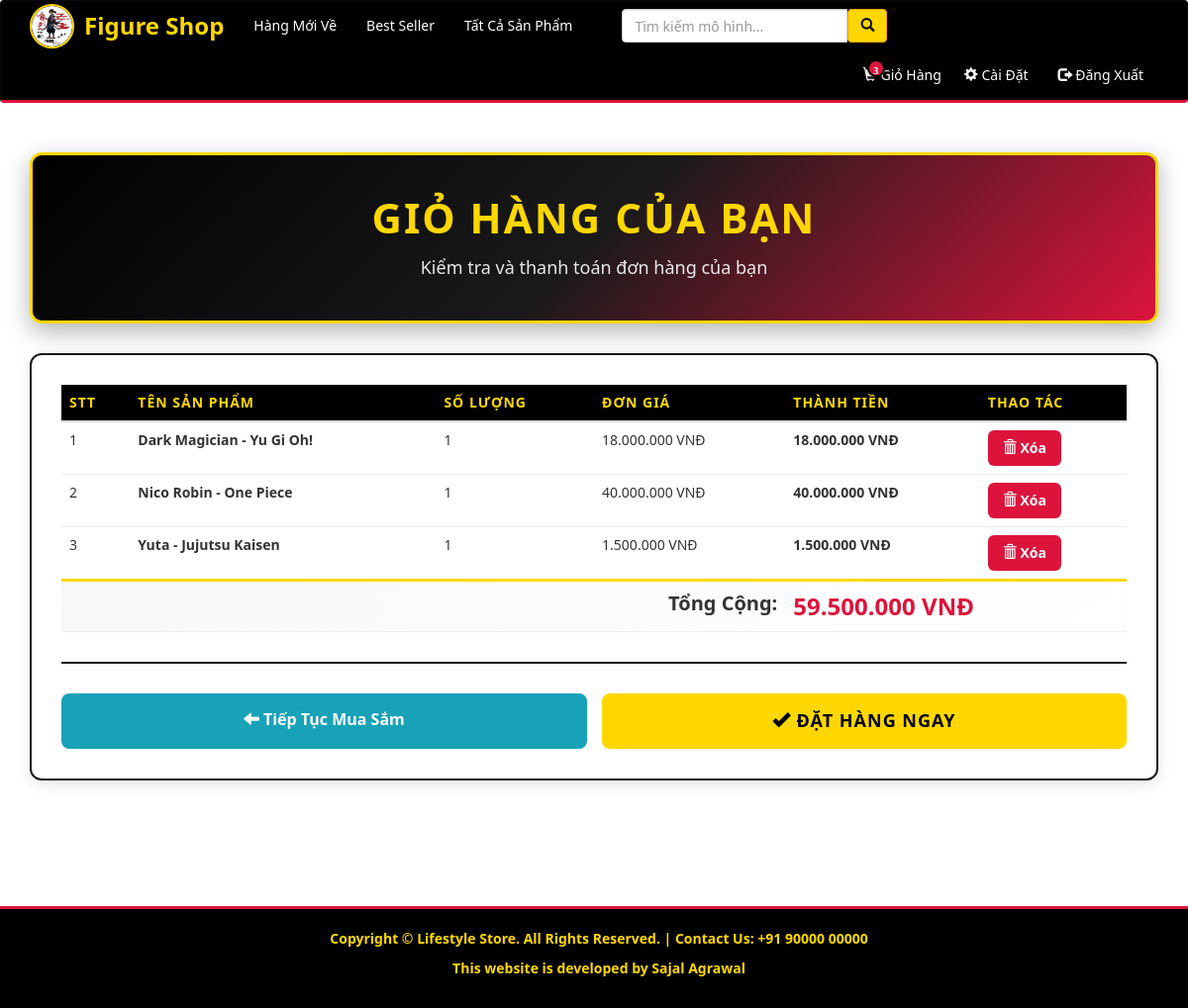
The app's page /cart.php (signed in) with its own data.
### tables this page shows
CREATE TABLE `cart_items` (
  `id` int(11) NOT NULL,
  `user_id` int(11) NOT NULL,
  `item_id` int(11) NOT NULL,
  `quantity` int(11) NOT NULL DEFAULT 1,
  `added_at` timestamp NOT NULL DEFAULT current_timestamp(),
  `updated_at` timestamp NOT NULL DEFAULT current_timestamp() ON UPDATE current_timestamp()
);

CREATE TABLE `items` (
  `id` int(11) NOT NULL,
  `name` varchar(255) NOT NULL,
  `description` text DEFAULT NULL,
  `price` decimal(10,2) NOT NULL,
  `stock_quantity` int(11) DEFAULT 0,
  `sku` varchar(50) DEFAULT NULL,
  `category` varchar(100) DEFAULT NULL,
  `image` varchar(255) DEFAULT NULL,
  `is_active` tinyint(1) DEFAULT 1,
  `is_new` tinyint(1) DEFAULT 0,
  `created_at` timestamp NOT NULL DEFAULT current_timestamp(),
  `updated_at` timestamp NOT NULL DEFAULT current_timestamp() ON UPDATE current_timestamp()
);

### SecurityHelper.php (called while the page is built, shortened)
<?php
class SecurityHelper {
    public static function getUserId() {
        return isset($_SESSION['id']) ? intval($_SESSION['id']) : null;
    }
}
?>

### cart.php (the view, shortened to what this page needs)
<?php
    require 'connection.php';
    require 'SecurityHelper.php';
    $user_id = SecurityHelper::getUserId();
    $user_products_query = "SELECT ci.id, ci.item_id, ci.quantity, i.name, i.price
                           FROM cart_items ci
                           INNER JOIN items i ON i.id = ci.item_id
                           WHERE ci.user_id = $user_id
                           ORDER BY ci.id DESC";
    $user_products_result = mysqli_query($con, $user_products_query) or die(mysqli_error($con));
    $no_of_user_products = mysqli_num_rows($user_products_result);
    $sum = 0;
    if($no_of_user_products == 0){
    } else {
        while($row = mysqli_fetch_array($user_products_result)){
            $item_total = $row['price'] * $row['quantity'];
            $sum = $sum + $item_total;
        }
    }
?>
<!DOCTYPE html>
<html>
    <head>
        <link rel="stylesheet" href="bootstrap/css/bootstrap.min.css" type="text/css">
        <link rel="stylesheet" href="css/style.css" type="text/css">
    </head>
    <body>
        <div>
            <?php
               require 'header.php';
            ?>
            <br>
            <div class="container">
                <div class="cart-header-section">
                    <h1 class="cart-title">Giỏ Hàng Của Bạn</h1>
                    <p class="cart-subtitle">Kiểm tra và thanh toán đơn hàng của bạn</p>
                </div>
                <?php if($no_of_user_products == 0): ?>
                    <div class="cart-empty">
                        <div class="cart-empty-icon">
                            <span class="glyphicon glyphicon-shopping-cart" style="font-size: 80px; color: var(--dark-gray);"></span>
                        </div>
                        <h3>Giỏ hàng của bạn đang trống</h3>
                        <p>Hãy thêm sản phẩm vào giỏ hàng để tiếp tục mua sắm!</p>
                        <a href="products.php" class="btn btn-product-buy" style="display: inline-block; width: auto; padding: 12px 40px; margin-top: 20px;">
                            <span class="glyphicon glyphicon-th"></span> Tiếp Tục Mua Sắm
                        </a>
                    </div>
                <?php else: ?>
                    <div class="cart-table-wrapper">
                        <table class="table cart-table">
                            <thead>
                                <tr>
                                    <th>STT</th>
                                    <th>Tên Sản Phẩm</th>
                                    <th>Số Lượng</th>
                                    <th>Đơn Giá</th>
                                    <th>Thành Tiền</th>
                                    <th>Thao Tác</th>
                                </tr>
                            </thead>
                            <tbody>
                               <?php
                                $user_products_result = mysqli_query($con, $user_products_query) or die(mysqli_error($con));
                                $counter = 1;
                                while($row = mysqli_fetch_array($user_products_result)){
                                    $item_total = $row['price'] * $row['quantity'];
                                 ?>
                                <tr>
                                    <td><?php echo $counter ?></td>
                                    <td><strong><?php echo htmlspecialchars($row['name'])?></strong></td>
                                    <td><?php echo $row['quantity']?></td>
                                    <td><?php echo number_format($row['price'], 0, ',', '.'); ?> VNĐ</td>
                                    <td><strong><?php echo number_format($item_total, 0, ',', '.'); ?> VNĐ</strong></td>
                                    <td>
                                        <form action="cart_remove.php" method="POST" style="display:inline-block;">
                                            <button type="submit" class="btn btn-cart-remove" onclick="return confirm('Bạn có chắc muốn xóa sản phẩm này?');">
                                                <span class="glyphicon glyphicon-trash"></span> Xóa
                                            </button>
                                        </form>
                                    </td>
                                </tr>
                               <?php $counter = $counter + 1;
                               }?>
                                <tr class="cart-total-row">
                                    <td colspan="4" style="text-align: right;">
                                        <strong style="font-size: 20px;">Tổng Cộng:</strong>
                                    </td>
                                    <td colspan="2">
                                        <strong style="font-size: 24px; color: var(--primary-red);">
                                            <?php echo number_format($sum, 0, ',', '.'); ?> VNĐ
                                        </strong>
                                    </td>
                                </tr>
                            </tbody>
                        </table>
                        <div class="cart-actions">
                            <a href="products.php" class="btn btn-cart-continue">
                                <span class="glyphicon glyphicon-arrow-left"></span> Tiếp Tục Mua Sắm
                            </a>
                            <a href="place_order.php" class="btn btn-cart-checkout">
                                <span class="glyphicon glyphicon-ok"></span> Đặt Hàng Ngay
                            </a>
                        </div>
                    </div>
                <?php endif; ?>
            </div>
            <br><br><br><br><br><br><br><br><br><br>
            <footer class="footer">
               <div class="container">
               <center>
                   <p>Copyright &copy Lifestyle Store. All Rights Reserved. | Contact Us: +91 90000 00000</p>
                   <p>This website is developed by Sajal Agrawal</p>
               </center>
               </div>
           </footer>
        </div>
    </body>
</html>

### css/style.css (style rules this page uses)
:root { --primary-red: #DC143C; --dark-red: #B22222; --light-red: #FF6B6B; --primary-black: #000000; --dark-gray: #1a1a1a; --primary-yellow: #FFD700; --light-yellow: #FFE44D; --dark-yellow: #FFA500; }
body { font-family: 'Segoe UI', 'Arial', 'Helvetica', sans-serif; -webkit-font-smoothing: antialiased; -moz-osx-font-smoothing: grayscale; }
footer { background-color: var(--primary-black); color: var(--primary-yellow); font-size:14px; font-weight:bold; padding:20px; bottom:0; border-top: 3px solid var(--primary-red); }
.cart-header-section { background: linear-gradient(135deg, var(--primary-black) 0%, var(--dark-gray) 50%, var(--primary-red) 100%); border-radius: 12px; padding: 40px 30px; margin: 30px 0; border: 3px solid var(--primary-yellow); box-shadow: 0 8px 25px rgba(0, 0, 0, 0.3); text-align: center; }
.cart-title { font-size: 42px; font-weight: 900; color: var(--primary-yellow); margin: 0 0 15px 0; text-transform: uppercase; letter-spacing: 2px; }
.cart-subtitle { font-size: 18px; color: #fff; margin: 0; opacity: 0.9; }
.cart-table-wrapper { margin: 30px 0; background: #fff; border-radius: 12px; padding: 30px; box-shadow: 0 4px 15px rgba(0, 0, 0, 0.1); border: 2px solid var(--dark-gray); }
.cart-table { margin-bottom: 0; }
.cart-table thead th { background: var(--primary-black); color: var(--primary-yellow); font-weight: 700; text-transform: uppercase; padding: 15px; border: none; font-size: 14px; letter-spacing: 1px; }
.cart-table tbody td { padding: 20px 15px; vertical-align: middle; border-bottom: 1px solid #eee; }
.cart-total-row { background: linear-gradient(135deg, #f8f8f8 0%, #fff 100%); border-top: 3px solid var(--primary-yellow); }
.cart-total-row td { padding: 25px 15px; font-size: 18px; }
.btn-cart-remove { background: var(--primary-red); color: #fff; border: none; padding: 8px 15px; border-radius: 6px; font-weight: 600; transition: all 0.3s ease; text-decoration: none; }
.cart-actions { display: flex; justify-content: space-between; gap: 15px; margin-top: 30px; padding-top: 30px; border-top: 2px solid var(--dark-gray); }
.btn-cart-continue { background: #17a2b8; color: #fff; border: none; padding: 15px 30px; border-radius: 8px; font-weight: 700; font-size: 16px; transition: all 0.3s ease; text-decoration: none; flex: 1; text-align: center; }
.btn-cart-checkout { background: var(--primary-yellow); color: var(--primary-black); border: none; padding: 15px 30px; border-radius: 8px; font-weight: 900; font-size: 18px; text-transform: uppercase; letter-spacing: 1px; transition: all 0.3s ease; text-decoration: none; flex: 1; text-align: center; }
html { min-height:100%; position:relative; }
.footer { position: absolute; bottom:0; right:0; left:0; }

### records on screen
cart_items: item.name "Dark Magician - Yu Gi Oh!", quantity "1", item.price "18.000.000", item_total "18.000.000"
cart_items: item.name "Nico Robin - One Piece", quantity "1", item.price "40.000.000", item_total "40.000.000"
cart_items: item.name "Yuta - Jujutsu Kaisen", quantity "1", item.price "1.500.000", item_total "1.500.000"

### other values on screen
$cart_count "3"
$sum "59.500.000"
